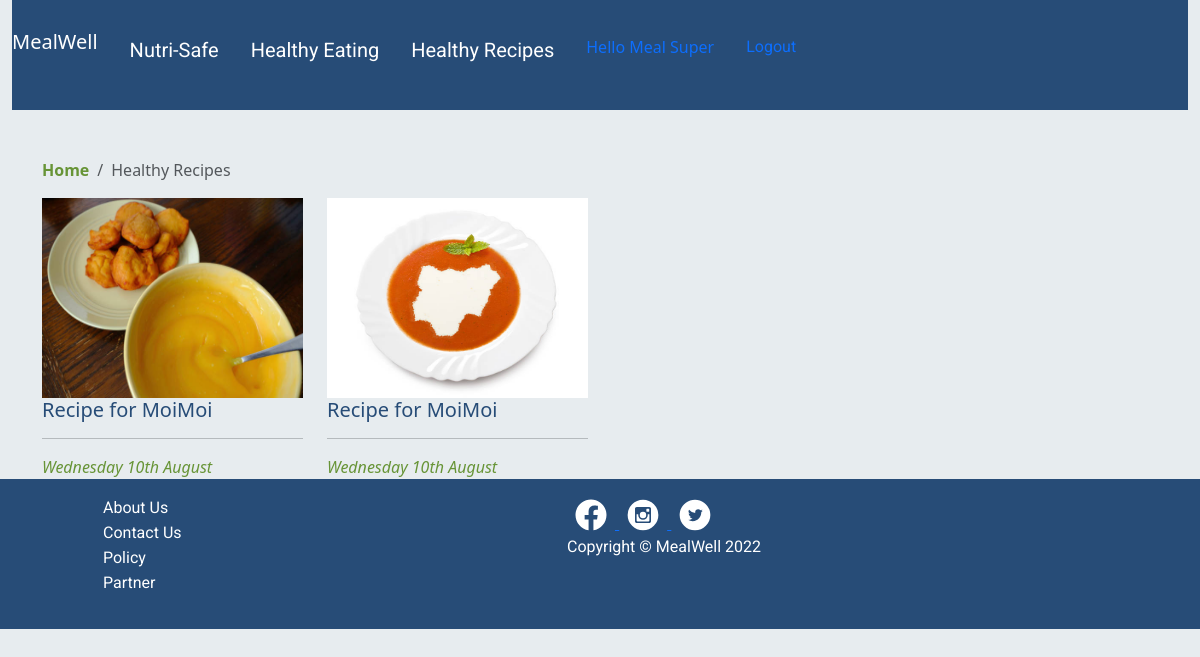
Screenshot of /healthyrecipes.php (signed in) with the database file from the repository.
### tables this page shows
CREATE TABLE `post` (
  `post_id` int(11) NOT NULL,
  `date_posted` datetime NOT NULL DEFAULT current_timestamp(),
  `post_title` varchar(255) NOT NULL,
  `post_contents` longtext NOT NULL,
  `post_video` varchar(255) NOT NULL,
  `post_image` varchar(255) NOT NULL,
  `category_id` int(11) NOT NULL,
  `admin_id` int(11) DEFAULT NULL
);

### healthyrecipes.php (the view)
<?php include_once "dashheader.php"; ?>
<div class="container">
        <div class="submenu">
            <nav aria-label="breadcrumb" class="mt-5">
            <ol class="breadcrumb submenu">
                <li class="breadcrumb-item"><a href="dashboard.php"><b>Home</b></a></li>
                <li class="breadcrumb-item active" aria-current="page">Healthy Recipes</li>
            </ol>
            </nav>
        </div>
        <div class="row">
       <?php
       include_once ('bonds/config.php');
        $query = "SELECT * FROM post  WHERE category_id=3";
        $query_run = mysqli_query($conn, $query);
        $healthy = mysqli_num_rows($query_run) > 0;
        if ($healthy)
        {
          while ($row = mysqli_fetch_assoc($query_run))
          {
            $postid = $row['post_id'];
               ?>
                   <div class="col-sm-3">
                       <div class="">
                       <a href="page_recipe.php?id=<?php echo $postid?>" class="healthypost">
                                   <img src="photos/<?php echo $row['post_image'] ?>" class="card-img-top" alt="post picture" width="250px" height="200px">
                               </a>
                           <div class="card-body">
                           <a href="page_recipe.php?id=<?php echo $postid?>" class="healthypost">
                                   <h5 class="card-title"> <?php echo $row['post_title']; ?> </h5>
                           </a>
                           <hr>
                               <span class="card-text dateposted"><i><?php echo date('l jS F', strtotime($row['date_posted'])) ?></i></span>
                           </div>
                       </div>
                   </div>
               <?php
          }
        }else{
          echo "No post found";
        }
       ?>
   </div>
</div>
<?php include_once"dashfooter.php"; ?>

### mealwell.css (style rules this page uses)
body { background-color: rgb(231,236,239); }
.healthypost { text-decoration: none; color: rgb(39,76,119); }
.submenu a { color: rgb(103,148,54); text-decoration: none; }
.dateposted { color: rgb(103,148,54); }

### rows the page displays
post: post_image (picture), post_title "Recipe for MoiMoi", date_posted "Wednesday 10th August"
post: post_image (picture), post_title "Recipe for MoiMoi", date_posted "Wednesday 10th August"

### other values shown
$_SESSION['firstname'] "Meal Super"
